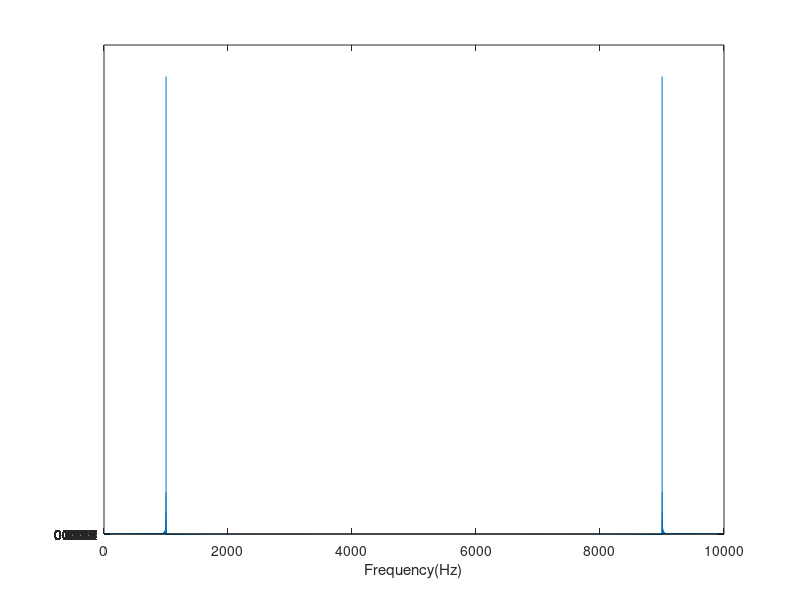

The MATLAB source for this figure:
function exe1_2()
f = 1000;
t = 0 : 0.0001 : 1;
x = cos(2 * pi * f * t);
y = fft(x)
stem(y,'Marker','none');set(gca,'ytick',t);
xlabel('Frequency(Hz)');axis([0 10000 0 5000]);